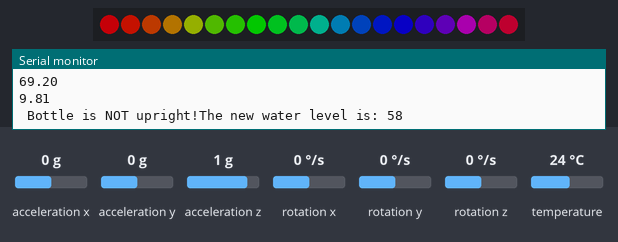
A sketch run on a simulated ESP8266 (NodeMCU). On the bench: 20 RGB LEDs in strip order, left to right, the last lines printed to the serial monitor. Inputs (shaded band) come from the test bench; at power-on: acceleration z 1 g, acceleration x 0 g, acceleration y 0 g, rotation x 0 °/s, rotation y 0 °/s, rotation z 0 °/s, temperature 24 °C. Dim RGB values are drawn brighter than linear; WiFi joins after 1.5 s; servers stay silent unless stated; the strip is taken to match the declared colour order; random numbers use the default seed unless the sketch sets one.

Above: at 9.6 s.
9.7 s: acceleration z set to -1.4 g
At 10.23 s:
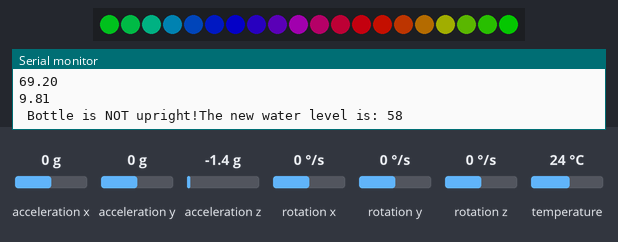
17.3 s: acceleration z set to 0 g
At 19.1 s:
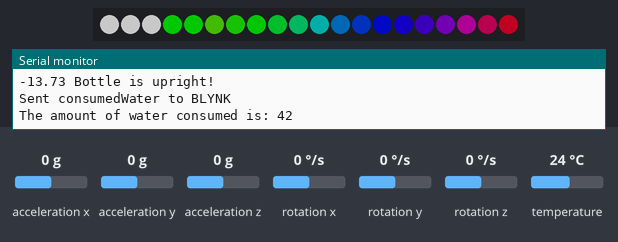
At 20.26 s:
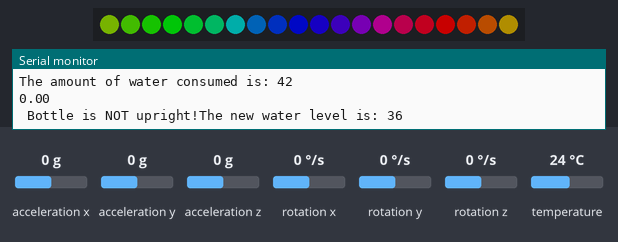

Measured:
- what the display in image 2 shows lasts 2.0 s, from 17.8 s to 19.8 s

The sketch:

WaterstoneHydrationTracker.ino
```cpp
#define BLYNK_PRINT Serial
#include <ESP8266WiFi.h>
#include <BlynkSimpleEsp8266.h>
#include <Adafruit_MPU6050.h>
#include <Adafruit_Sensor.h>
#include <Wire.h>

//NEOPIXEL STUFF
#include <Adafruit_NeoPixel.h>
#define PIN 2
#define NUM_LEDS 20
#define BRIGHTNESS 100

Adafruit_NeoPixel strip = Adafruit_NeoPixel(NUM_LEDS, PIN, NEO_RGBW + NEO_KHZ800);

byte neopix_gamma[] = {
    0,  0,  0,  0,  0,  0,  0,  0,  0,  0,  0,  0,  0,  0,  0,  0,
    0,  0,  0,  0,  0,  0,  0,  0,  0,  0,  0,  0,  1,  1,  1,  1,
    1,  1,  1,  1,  1,  1,  1,  1,  1,  2,  2,  2,  2,  2,  2,  2,
    2,  3,  3,  3,  3,  3,  3,  3,  4,  4,  4,  4,  4,  5,  5,  5,
    5,  6,  6,  6,  6,  7,  7,  7,  7,  8,  8,  8,  9,  9,  9, 10,
   10, 10, 11, 11, 11, 12, 12, 13, 13, 13, 14, 14, 15, 15, 16, 16,
   17, 17, 18, 18, 19, 19, 20, 20, 21, 21, 22, 22, 23, 24, 24, 25,
   25, 26, 27, 27, 28, 29, 29, 30, 31, 32, 32, 33, 34, 35, 35, 36,
   37, 38, 39, 39, 40, 41, 42, 43, 44, 45, 46, 47, 48, 49, 50, 50,
   51, 52, 54, 55, 56, 57, 58, 59, 60, 61, 62, 63, 64, 66, 67, 68,
   69, 70, 72, 73, 74, 75, 77, 78, 79, 81, 82, 83, 85, 86, 87, 89,
   90, 92, 93, 95, 96, 98, 99,101,102,104,105,107,109,110,112,114,
  115,117,119,120,122,124,126,127,129,131,133,135,137,138,140,142,
  144,146,148,150,152,154,156,158,160,162,164,167,169,171,173,175,
  177,180,182,184,186,189,191,193,196,198,200,203,205,208,210,213,
  215,218,220,223,225,228,231,233,236,239,241,244,247,249,252,255 };

////////////////////////////////////////////////////WIFI CONNECTION CREDENTIALS//////////////////////////////////////////////////
//char auth[] = "";
char auth[] = "";
char ssid[] = "";
char pass[] = "";
/////////////////////////////////////////////////////////////////////////////////////////////////////////////////////////////////


///////////////////////////////////////////////////THESE ARE GLOBAL VARIABLES SUE ME/////////////////////////////////////////////
int waterLevel = 100;
int emptyBottleWeight = 220;       //These values would get set in the Blynk App
int fullBottleWeight = 1100;       //User presses button to record both values, this determines water capacity in mL.
int Status = 0;
int lastWaterLevel;
int consumedWater = 0;
/////////////////////////////////////////////////////////////////////////////////////////////////////////////////////////////////

//Declare MPU
Adafruit_MPU6050 mpu;

//Declare Blynk Update Timers
BlynkTimer sendWaterLevel;
BlynkTimer sendAmbientTemp;
BlynkTimer updateLEDS;


void setup(){
  Serial.begin(115200);

/////////////////////////////////////////////////////////INITIALIZE MPU//////////////////////////////////////////////////////////

if (!mpu.begin()){
  Serial.println("MPU ERROR: FAILED TO FIND MPU6050");
  while(1){
    delay(10);
    }}
Serial.println("MPU Found!");

                       //////////////////////////////SET OPERATING RANGES///////////////////////////////
      mpu.setAccelerometerRange(MPU6050_RANGE_16_G);
      Serial.println("MPU Accelerometer Range set to +-16G");

      mpu.setGyroRange(MPU6050_RANGE_500_DEG);
      Serial.println("MPU Gyro Range set to +- 500 deg/s");

      mpu.setFilterBandwidth(MPU6050_BAND_94_HZ);
      Serial.println("MPU LPDF set to 94 Hz");

/////////////////////////////////////////////////////////////////////////////////////////////////////////////////////////////////


//////////////////////////////////////////////////////INITIALIZE NEOPIXELS///////////////////////////////////////////////////////
strip.setBrightness(BRIGHTNESS);
strip.begin();
strip.show(); //Initialize neopixels to off
/////////////////////////////////////////////////////////////////////////////////////////////////////////////////////////////////

  Blynk.begin(auth, ssid, pass);

  sendWaterLevel.setInterval(3000L, getWaterLevel);
  sendAmbientTemp.setInterval(5000L, getAmbientTemp);
  updateLEDS.setInterval(100L, setLEDS);

}


void loop(){
  Blynk.run();
  sendWaterLevel.run();
  updateLEDS.run();
  sendAmbientTemp.run();
}

void rainbowCycle(uint8_t wait) {
  uint16_t i, j;

  for(j=0; j<256 * 5; j++) { // 5 cycles of all colors on wheel
    for(i=0; i< strip.numPixels(); i++) {
      strip.setPixelColor(i, Wheel(((i * 256 / strip.numPixels()) + j) & 255));
    }
    strip.show();
    delay(wait);
  }
}

void displayCurrentWater(){
    //Initialize LEDS to blank
    strip.show();

  if(waterLevel > 80){
    strip.setPixelColor(0, strip.Color(0, 0, 0, 255));
    strip.setPixelColor(1, strip.Color(0, 0, 0, 255));
    strip.setPixelColor(2, strip.Color(0, 0, 0, 255));
    strip.setPixelColor(3, strip.Color(0, 0, 0, 255));
    strip.setPixelColor(4, strip.Color(0, 0, 0, 255));
    strip.show();
    }
  else if(waterLevel > 60){
    strip.setPixelColor(0, strip.Color(0, 0, 0, 255));
    strip.setPixelColor(1, strip.Color(0, 0, 0, 255));
    strip.setPixelColor(2, strip.Color(0, 0, 0, 255));
    strip.setPixelColor(3, strip.Color(0, 0, 0, 255));
    strip.setPixelColor(4, strip.Color(0, 255, 0, 0));
    strip.show();
    }
  else if(waterLevel > 40){
    strip.setPixelColor(0, strip.Color(0, 0, 0, 255));
    strip.setPixelColor(1, strip.Color(0, 0, 0, 255));
    strip.setPixelColor(2, strip.Color(0, 0, 0, 255));
    strip.setPixelColor(3, strip.Color(0, 255, 0, 0));
    strip.setPixelColor(4, strip.Color(0, 255, 0, 0));
    strip.show();
    }
  else if(waterLevel > 20){
    strip.setPixelColor(0, strip.Color(0, 0, 0, 255));
    strip.setPixelColor(1, strip.Color(0, 0, 0, 255));
    strip.setPixelColor(2, strip.Color(0, 255, 0, 0));
    strip.setPixelColor(3, strip.Color(0, 255, 0, 0));
    strip.setPixelColor(4, strip.Color(0, 255, 0, 0));
    strip.show();
    }
  else if(waterLevel > 10){
    strip.setPixelColor(0, strip.Color(0, 0, 0, 255));
    strip.setPixelColor(1, strip.Color(0, 255, 0, 0));
    strip.setPixelColor(2, strip.Color(0, 255, 0, 0));
    strip.setPixelColor(3, strip.Color(0, 255, 0, 0));
    strip.setPixelColor(4, strip.Color(0, 255, 0, 0));
    strip.show();
    }
  else{
    strip.setPixelColor(0, strip.Color(0, 255, 0, 0));
    strip.setPixelColor(1, strip.Color(0, 255, 0, 0));
    strip.setPixelColor(2, strip.Color(0, 255, 0, 0));
    strip.setPixelColor(3, strip.Color(0, 255, 0, 0));
    strip.setPixelColor(4, strip.Color(0, 255, 0, 0));
    strip.show();
    }

  }

void getWaterLevel(){

  if(!checkIsUpright()){  //Check to see if the bottle is moving
    //Set stats = 0 for upright, bottle will display current water level
    Status = 1;

    //Before measuring a new amount of water, we save the waterLevel value as a new value
    //If water level has changed since the last measurement, this difference is sent to the app
    //If no water has been drank, than lastWaterLevel - waterLevel evaluates to 0 and thus no water has been dronked
    //If lastWaterLevel - waterLevel = an integer value then that's the amount of water drank
    //This is where the code for the weight sensor would go if I had one.
    //currentWeight = weightSensor.getweight();
    //waterLevel = currentWeight - emptyBottleWeight;
    //For demo purposes water level will change whenever bottle is lifted and placed back down.

    consumedWater = lastWaterLevel - waterLevel;

    if(consumedWater >= 0){ //We don't want to subtract refils from consumed water
    Blynk.virtualWrite(V1, consumedWater);
    delay(120);
    Blynk.virtualWrite(V1, consumedWater);
    delay(120);
    Blynk.virtualWrite(V1, consumedWater);
    delay(120);
    Blynk.virtualWrite(V1, consumedWater);
    delay(120);
    Blynk.virtualWrite(V1, consumedWater);
    delay(120);
    Blynk.virtualWrite(V1, consumedWater);
    delay(120);
    Serial.println("Sent consumedWater to BLYNK");
    }

    lastWaterLevel = waterLevel;

    Serial.print("The amount of water consumed is: ");
    Serial.println(consumedWater);

    Blynk.virtualWrite(V0, waterLevel);

  }

  else{
    //Save the current water level to compare against last water level
    lastWaterLevel = waterLevel;

    //Since we don't have a weight sensor wer're going to slowly drain the bottle every time we "drink" from it.
    //When the bottle is fully drained we reset the bottle to full
    waterLevel = waterLevel - random(21,43);

     if(waterLevel <= 0){
       waterLevel = 100;
     }

    Serial.print("The new water level is: ");
    Serial.println(waterLevel);

    //Set status = 1 for Not upright/calculating current water level
    Status = 0;
  }
}

void getAmbientTemp(){
  sensors_event_t a, g, temp;
  mpu.getEvent(&a, &g, &temp);

  //This temperature sensor is intended for MPU calibration purposes but by modifying the C to F formula we
  //can offset the temperature just enough to pass it as an ambient temp sensor.
  int newtemp = ((((temp.temperature*1.8) + 26) + 0.05) * 10);
  newtemp = (newtemp / 10.0);

  Blynk.virtualWrite(V2,newtemp);
  Serial.println((temp.temperature*1.8)+26);
  }

bool checkIsUpright(){

sensors_event_t a, g, temp;
mpu.getEvent(&a, &g, &temp);

//Checks to see if the bottle has a minimum upright acceleration vector greater than 7m/s.
//Sensor is mounted upside down so a negative value = downward acceleration.
//For ideal measurment acceleration in Z direction would be = to gravitational constant but 8m/s is good enough.
//This could be calibrated on a per bottle basis but like, I dont wanna do that right now bro.

//It is important to know that these are instantaneous checks, a better solution would be to have a buffer of
//accleration values and only allow measurements when the past X buffered values are in range.

if(a.acceleration.z < -10.5){
  Serial.print(a.acceleration.z);
  Serial.println(" Bottle is upright!");
  return 0;  //no the bottle is not moving (the bottle is upright and safe)
  }
else{
  Serial.println(a.acceleration.z);
  Serial.print(" Bottle is NOT upright!");
  return 1; //The bottle got flipped lmao don't measure weight right now.
  }
}

void setLEDS(){
    //This will run every 100ms, at that time it will check the current value of Status and display the coresponding animation
    //The rainbow animation is a BLOCKING action and will take 10 seconds to complete one run through.
    //This is FINE for now but ideally this would be handled in a non-blocking way, perhaps through an RTOS or cleaver coding
    //For now this gives the illusion of the sensor waiting for stable readings which we know it's not doing because it
    //doesn't exist on the bottle.
    //After 10 seconds the program should resume as normall and if the bottle is upright the quantity remaining mode should
    //show up instead.

    //Oh also this method opens the option of adding different status animations.

    switch (Status) {

       case 1:
          //set white LED's according to current water level
          displayCurrentWater();
          break;
       case 0:
         //Waiting to measure mode
         rainbowCycle(5);
         break;
      default:
      // statements
      break;
}

}


uint32_t Wheel(byte WheelPos) {
  WheelPos = 255 - WheelPos;
  if(WheelPos < 85) {
    return strip.Color(255 - WheelPos * 3, 0, WheelPos * 3,0);
  }
  if(WheelPos < 170) {
    WheelPos -= 85;
    return strip.Color(0, WheelPos * 3, 255 - WheelPos * 3,0);
  }
  WheelPos -= 170;
  return strip.Color(WheelPos * 3, 255 - WheelPos * 3, 0,0);
}
uint8_t red(uint32_t c) {
  return (c >> 16);
}
uint8_t green(uint32_t c) {
  return (c >> 8);
}
uint8_t blue(uint32_t c) {
  return (c);
}
```
